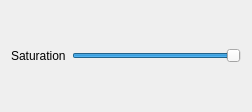
<?xml version="1.0" encoding="UTF-8"?>
<ui version="4.0">
 <class>Bloom</class>
 <widget class="QWidget" name="Bloom">
  <property name="geometry">
   <rect>
    <x>0</x>
    <y>0</y>
    <width>252</width>
    <height>112</height>
   </rect>
  </property>
  <layout class="QGridLayout" name="gridLayout">
   <item row="0" column="0">
    <widget class="QLabel" name="label">
     <property name="text">
      <string>Saturation</string>
     </property>
    </widget>
   </item>
   <item row="0" column="1">
    <widget class="QSlider" name="saturation">
     <property name="maximum">
      <number>255</number>
     </property>
     <property name="value">
      <number>255</number>
     </property>
     <property name="orientation">
      <enum>Qt::Horizontal</enum>
     </property>
    </widget>
   </item>
  </layout>
 </widget>
 <resources/>
 <connections/>
</ui>
